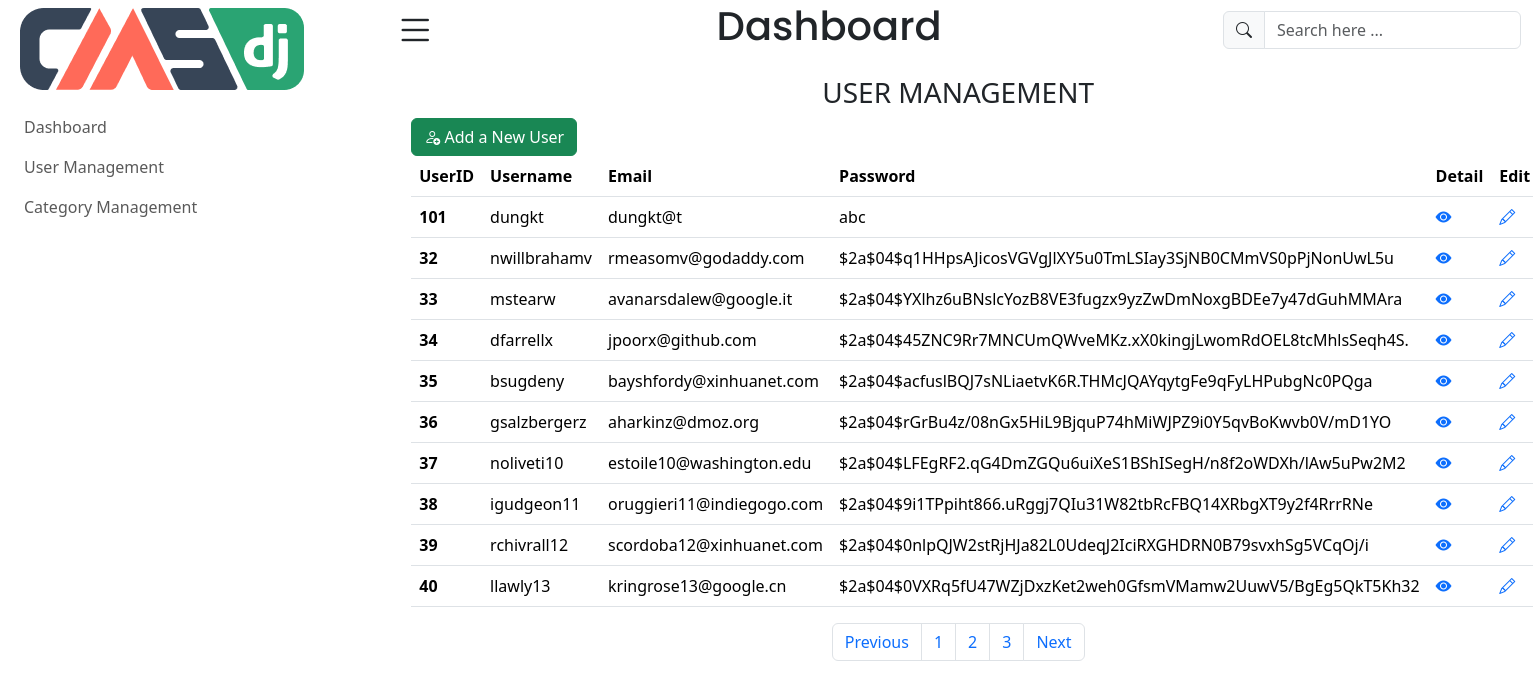
Page /admin/user_management.php on the committed database.
### tables this page shows
CREATE TABLE IF NOT EXISTS `users` (
  `userid` int(3) unsigned NOT NULL AUTO_INCREMENT,
  `username` varchar(30) NOT NULL,
  `email` varchar(50) NOT NULL,
  `pass` varchar(255) NOT NULL,
  `created_at` datetime DEFAULT current_timestamp(),
  PRIMARY KEY (`userid`),
  UNIQUE KEY `username` (`username`),
  UNIQUE KEY `email` (`email`)
);

### admin/user_management.php (the view, shortened to what this page needs)
<?php
    if(isset($_GET['page'])){
        $page = $_GET['page'];
    }else{
        $page = 1;
    }
    try{
        $conn = new PDO("mysql:host=localhost;dbname=cse", "root","");
        $n = ($page -1) * 10;
        $sql = "SELECT * FROM users ORDER BY created_at DESC LIMIT 10 OFFSET $n";
        $stmt = $conn->prepare($sql);
        $stmt->execute();
        $users = $stmt->fetchAll();
    }catch(PDOException $e){
        echo "Error: ".$e->getMessage();
    }
?>
<!doctype html>
<html lang="en">
<head>
    <link href="https://cdn.jsdelivr.net/npm/bootstrap@5.3.1/dist/css/bootstrap.min.css" rel="stylesheet">
    <link rel="stylesheet" href="https://cdn.jsdelivr.net/npm/bootstrap-icons@1.11.0/font/bootstrap-icons.css">
</head>
<body>
<div class="container-fluid">
    <div class="row">
        <?php
        include "layout/sidebar.php";
        ?>
        <div class="col-md-9 main">
            <?php
            include "layout/header.php";
            ?>
            <div class="main-content vh-100 p-3">
                <h3 class=" text-center text-uppercase">User Management</h3>
                <a href="user_add.php" class="btn btn-success"><i class="bi bi-person-add"></i> Add a New User</a>
                <table class="table">
                    <thead>
                    <tr>
                        <th scope="col">UserID</th>
                        <th scope="col">Username</th>
                        <th scope="col">Email</th>
                        <th scope="col">Password</th>
                        <th scope="col">Detail</th>
                        <th scope="col">Edit</th>
                    </tr>
                    </thead>
                    <tbody>
                    <?php
                    foreach($users as $user){
                        ?>
                        <tr>
                            <th scope="row">
                                <?= $user[0]; ?>
                            </th>
                            <td>
                                <?= $user[1]; ?>
                            </td>
                            <td>
                                <?= $user[2]; ?>
                            </td>
                            <td>
                                <?= $user[3]; ?>
                            </td>
                            <td>
                                <a href="user_detail.php?id=1">
                                    <i class="bi bi-eye-fill"></i>
                                </a>
                            </td>
                            <td>
                                <a href="user_edit.php?id=<?= $user[0]; ?>">
                                    <i class="bi bi-pencil"></i>
                                </a>
                            </td>
                        </tr>
                        <?php
                    }
                    ?>
                    </tbody>
                </table>
                <div class="d-flex justify-content-center">
                    <nav aria-label="Page navigation example">
                        <ul class="pagination">
                            <li class="page-item"><a class="page-link" href="#">Previous</a></li>
                            <li class="page-item"><a class="page-link" href="user_management.php?page=1">1</a></li>
                            <li class="page-item"><a class="page-link" href="user_management.php?page=2">2</a></li>
                            <li class="page-item"><a class="page-link" href="#">3</a></li>
                            <li class="page-item"><a class="page-link" href="#">Next</a></li>
                        </ul>
                    </nav>
                </div>
            </div>
        </div>
    </div>
</div>
</body>
</html>

### admin/layout/sidebar.php
<div class="col-md-3 sidebar">
    <div class="logo p-2">
        <img src="../images/logo.png" alt="" class="img-fluid">
    </div>
    <div class="navigation">
        <nav class="navbar">
            <div class="container-fluid">
                <ul class="navbar-nav">
                    <li class="nav-item">
                        <a class="nav-link" href="index.php">Dashboard</a>
                    </li>
                    <li class="nav-item">
                        <a class="nav-link" href="user_management.php">User Management</a>
                    </li>
                    <li class="nav-item">
                        <a class="nav-link" href="category_management.php">Category Management</a>
                    </li>
                </ul>
            </div>
        </nav>
    </div>
</div>

### admin/layout/header.php
<div class="header d-flex justify-content-between align-items-center">
    <i class="bi bi-list fs-1"></i>
    <span class="h1" style="font-family: 'Poppins', sans-serif;">Dashboard</span>
    <form action="">
        <div class="input-group flex-nowrap">
            <span class="input-group-text"><i class="bi bi-search"></i></span>
            <input type="text" class="form-control" placeholder="Search here ...">
        </div>
    </form>
</div>

### rows in the picture
users: userid "101", username "dungkt", email "dungkt@t", pass "abc"
users: userid "32", username "nwillbrahamv", email "rmeasomv@godaddy.com", pass "$2a$04$q1HHpsAJicosVGVgJlXY5u0TmLSIay3SjNB0CMmVS0pPjNonUwL5u"
users: userid "33", username "mstearw", email "avanarsdalew@google.it", pass "$2a$04$YXlhz6uBNslcYozB8VE3fugzx9yzZwDmNoxgBDEe7y47dGuhMMAra"
users: userid "34", username "dfarrellx", email "jpoorx@github.com", pass "$2a$04$45ZNC9Rr7MNCUmQWveMKz.xX0kingjLwomRdOEL8tcMhlsSeqh4S."
users: userid "35", username "bsugdeny", email "bayshfordy@xinhuanet.com", pass "$2a$04$acfuslBQJ7sNLiaetvK6R.THMcJQAYqytgFe9qFyLHPubgNc0PQga"
users: userid "36", username "gsalzbergerz", email "aharkinz@dmoz.org", pass "$2a$04$rGrBu4z/08nGx5HiL9BjquP74hMiWJPZ9i0Y5qvBoKwvb0V/mD1YO"
users: userid "37", username "noliveti10", email "estoile10@washington.edu", pass "$2a$04$LFEgRF2.qG4DmZGQu6uiXeS1BShISegH/n8f2oWDXh/lAw5uPw2M2"
users: userid "38", username "igudgeon11", email "oruggieri11@indiegogo.com", pass "$2a$04$9i1TPpiht866.uRggj7QIu31W82tbRcFBQ14XRbgXT9y2f4RrrRNe"
users: userid "39", username "rchivrall12", email "scordoba12@xinhuanet.com", pass "$2a$04$0nlpQJW2stRjHJa82L0UdeqJ2IciRXGHDRN0B79svxhSg5VCqOj/i"
users: userid "40", username "llawly13", email "kringrose13@google.cn", pass "$2a$04$0VXRq5fU47WZjDxzKet2weh0GfsmVMamw2UuwV5/BgEg5QkT5Kh32"
